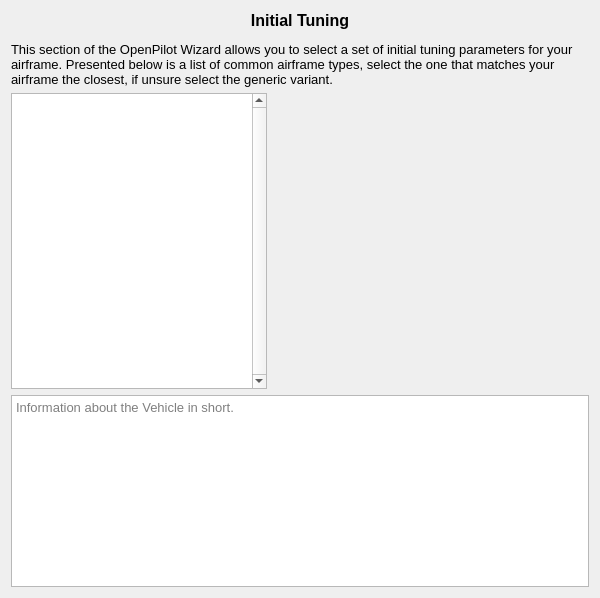
<?xml version="1.0" encoding="UTF-8"?>
<ui version="4.0">
 <class>AirframeInitialTuningPage</class>
 <widget class="QWizardPage" name="AirframeInitialTuningPage">
  <property name="geometry">
   <rect>
    <x>0</x>
    <y>0</y>
    <width>600</width>
    <height>598</height>
   </rect>
  </property>
  <property name="windowTitle">
   <string>WizardPage</string>
  </property>
  <layout class="QVBoxLayout" name="verticalLayout_2">
   <item>
    <widget class="QLabel" name="label_main">
     <property name="text">
      <string>&lt;html&gt;&lt;head/&gt;&lt;body&gt;&lt;p align=&quot;center&quot;&gt;&lt;span style=&quot; font-family:'MS Shell Dlg 2'; font-size:12pt; font-weight:600;&quot;&gt;Initial Tuning&lt;/span&gt;&lt;/p&gt;&lt;p&gt;&lt;span style=&quot; font-family:'MS Shell Dlg 2,sans-serif'; font-size:10pt;&quot;&gt;This section of the OpenPilot Wizard allows you to select a set of initial tuning parameters for your airframe. Presented below is a list of common airframe types, select the one that matches your airframe the closest, if unsure select the generic variant.&lt;/span&gt;&lt;/p&gt;&lt;/body&gt;&lt;/html&gt;</string>
     </property>
     <property name="alignment">
      <set>Qt::AlignLeading|Qt::AlignLeft|Qt::AlignTop</set>
     </property>
     <property name="wordWrap">
      <bool>true</bool>
     </property>
    </widget>
   </item>
   <item>
    <layout class="QHBoxLayout" name="horizontalLayout">
     <item>
      <layout class="QVBoxLayout" name="verticalLayout_3" stretch="2,0">
       <item>
        <layout class="QHBoxLayout" name="horizontalLayout_2" stretch="0,4">
         <item>
          <widget class="QListWidget" name="templateList">
           <property name="verticalScrollBarPolicy">
            <enum>Qt::ScrollBarAlwaysOn</enum>
           </property>
           <property name="editTriggers">
            <set>QAbstractItemView::NoEditTriggers</set>
           </property>
          </widget>
         </item>
         <item>
          <widget class="QGraphicsView" name="templateImage">
           <property name="minimumSize">
            <size>
             <width>250</width>
             <height>250</height>
            </size>
           </property>
           <property name="styleSheet">
            <string notr="true">background-color: rgba(254, 254, 254, 0);</string>
           </property>
           <property name="interactive">
            <bool>false</bool>
           </property>
           <property name="renderHints">
            <set>QPainter::Antialiasing|QPainter::HighQualityAntialiasing|QPainter::TextAntialiasing</set>
           </property>
          </widget>
         </item>
        </layout>
       </item>
       <item>
        <widget class="QTextEdit" name="templateDescription">
         <property name="sizePolicy">
          <sizepolicy hsizetype="Expanding" vsizetype="Expanding">
           <horstretch>0</horstretch>
           <verstretch>0</verstretch>
          </sizepolicy>
         </property>
         <property name="font">
          <font>
           <pointsize>10</pointsize>
          </font>
         </property>
         <property name="undoRedoEnabled">
          <bool>false</bool>
         </property>
         <property name="readOnly">
          <bool>true</bool>
         </property>
         <property name="placeholderText">
          <string>Information about the Vehicle in short.</string>
         </property>
        </widget>
       </item>
      </layout>
     </item>
    </layout>
   </item>
  </layout>
 </widget>
 <resources/>
 <connections/>
</ui>
